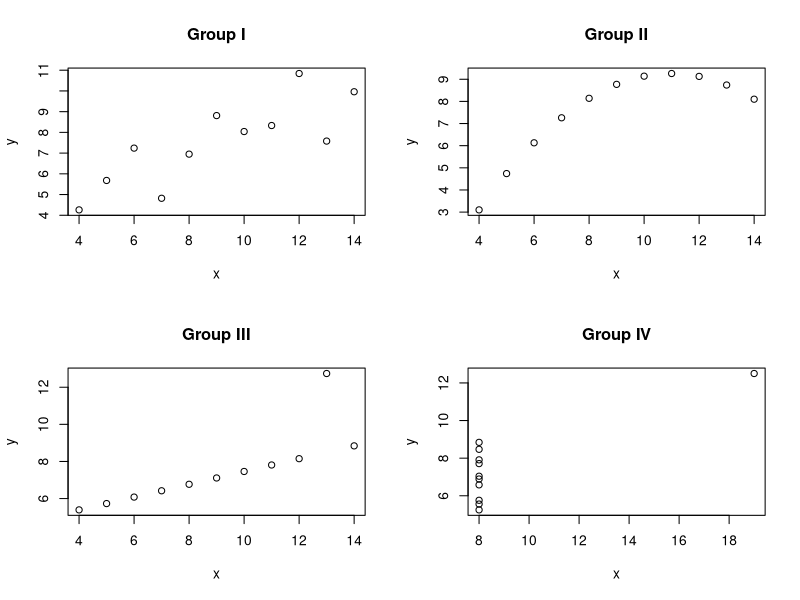

R code for this plot:
## ---- chunk 1
knitr::kable(anscombe)
## ---- chunk 2
# 평균 계산
lapply(anscombe, mean)

# 분산 계산
lapply(anscombe, var)
## ---- chunk 3
cor(anscombe)
## ---- chunk 4
par(mfrow = c(2, 2)) # 그래프를 2x2 그리드로 배치

# 첫 번째 그래프
plot(anscombe$x1, anscombe$y1, main = "Group I",
     xlab = "x", ylab = "y")

# 두 번째 그래프
plot(anscombe$x2, anscombe$y2, main = "Group II",
     xlab = "x", ylab = "y")

# 세 번째 그래프
plot(anscombe$x3, anscombe$y3, main = "Group III",
     xlab = "x", ylab = "y")

# 네 번째 그래프
plot(anscombe$x4, anscombe$y4, main = "Group IV",
     xlab = "x", ylab = "y")

